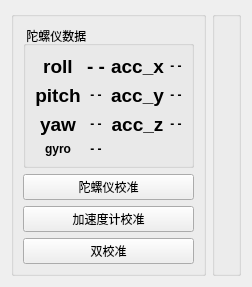
       <widget class="QWidget" name="tab_5">
        <attribute name="title">
         <string> 陀螺仪</string>
        </attribute>
        <layout class="QHBoxLayout" name="horizontalLayout_11" stretch="0,0">
         <item>
          <widget class="QGroupBox" name="groupBox_15">
           <property name="title">
            <string/>
           </property>
           <layout class="QVBoxLayout" name="verticalLayout_5">
            <item>
             <widget class="QGroupBox" name="groupBox_9">
              <property name="title">
               <string> 陀螺仪数据</string>
              </property>
              <layout class="QGridLayout" name="gridLayout_14">
               <item row="0" column="4">
                <widget class="QLabel" name="label_22">
                 <property name="styleSheet">
                  <string notr="true"/>
                 </property>
                 <property name="text">
                  <string>&lt;html&gt;&lt;head/&gt;&lt;body&gt;&lt;p align=&quot;center&quot;&gt;&lt;span style=&quot; font-weight:600;&quot;&gt;- -&lt;/span&gt;&lt;/p&gt;&lt;/body&gt;&lt;/html&gt;</string>
                 </property>
                 <property name="alignment">
                  <set>Qt::AlignCenter</set>
                 </property>
                </widget>
               </item>
               <item row="2" column="3">
                <widget class="QLabel" name="label_43">
                 <property name="text">
                  <string>&lt;html&gt;&lt;head/&gt;&lt;body&gt;&lt;p align=&quot;center&quot;&gt;&lt;span style=&quot; font-size:14pt; font-weight:600;&quot;&gt;acc_z&lt;/span&gt;&lt;/p&gt;&lt;/body&gt;&lt;/html&gt;</string>
                 </property>
                </widget>
               </item>
               <item row="1" column="4">
                <widget class="QLabel" name="label_23">
                 <property name="styleSheet">
                  <string notr="true"/>
                 </property>
                 <property name="text">
                  <string>&lt;html&gt;&lt;head/&gt;&lt;body&gt;&lt;p align=&quot;center&quot;&gt;&lt;span style=&quot; font-weight:600;&quot;&gt;- -&lt;/span&gt;&lt;/p&gt;&lt;/body&gt;&lt;/html&gt;</string>
                 </property>
                 <property name="alignment">
                  <set>Qt::AlignCenter</set>
                 </property>
                </widget>
               </item>
               <item row="3" column="1">
                <widget class="QLabel" name="label_29">
                 <property name="styleSheet">
                  <string notr="true"/>
                 </property>
                 <property name="text">
                  <string>&lt;html&gt;&lt;head/&gt;&lt;body&gt;&lt;p align=&quot;center&quot;&gt;&lt;span style=&quot; font-weight:600;&quot;&gt;gyro&lt;/span&gt;&lt;/p&gt;&lt;/body&gt;&lt;/html&gt;</string>
                 </property>
                </widget>
               </item>
               <item row="0" column="1">
                <widget class="QLabel" name="label_12">
                 <property name="styleSheet">
                  <string notr="true"/>
                 </property>
                 <property name="text">
                  <string>&lt;html&gt;&lt;head/&gt;&lt;body&gt;&lt;p align=&quot;center&quot;&gt;&lt;span style=&quot; font-size:14pt; font-weight:600;&quot;&gt;roll&lt;/span&gt;&lt;/p&gt;&lt;/body&gt;&lt;/html&gt;</string>
                 </property>
                </widget>
               </item>
               <item row="1" column="1">
                <widget class="QLabel" name="label_17">
                 <property name="text">
                  <string>&lt;html&gt;&lt;head/&gt;&lt;body&gt;&lt;p align=&quot;center&quot;&gt;&lt;span style=&quot; font-size:14pt; font-weight:600;&quot;&gt;pitch&lt;/span&gt;&lt;/p&gt;&lt;/body&gt;&lt;/html&gt;</string>
                 </property>
                </widget>
               </item>
               <item row="1" column="3">
                <widget class="QLabel" name="label_42">
                 <property name="text">
                  <string>&lt;html&gt;&lt;head/&gt;&lt;body&gt;&lt;p align=&quot;center&quot;&gt;&lt;span style=&quot; font-size:14pt; font-weight:600;&quot;&gt;acc_y&lt;/span&gt;&lt;/p&gt;&lt;/body&gt;&lt;/html&gt;</string>
                 </property>
                </widget>
               </item>
               <item row="0" column="3">
                <widget class="QLabel" name="label_26">
                 <property name="text">
                  <string>&lt;html&gt;&lt;head/&gt;&lt;body&gt;&lt;p align=&quot;center&quot;&gt;&lt;span style=&quot; font-size:14pt; font-weight:600;&quot;&gt;acc_x&lt;/span&gt;&lt;/p&gt;&lt;/body&gt;&lt;/html&gt;</string>
                 </property>
                </widget>
               </item>
               <item row="3" column="2">
                <widget class="QLabel" name="label_30">
                 <property name="styleSheet">
                  <string notr="true"/>
                 </property>
                 <property name="text">
                  <string>&lt;html&gt;&lt;head/&gt;&lt;body&gt;&lt;p align=&quot;center&quot;&gt;&lt;span style=&quot; font-weight:600;&quot;&gt;- -&lt;/span&gt;&lt;/p&gt;&lt;/body&gt;&lt;/html&gt;</string>
                 </property>
                 <property name="alignment">
                  <set>Qt::AlignCenter</set>
                 </property>
                </widget>
               </item>
               <item row="2" column="2">
                <widget class="QLabel" name="label_21">
                 <property name="styleSheet">
                  <string notr="true"/>
                 </property>
                 <property name="text">
                  <string>&lt;html&gt;&lt;head/&gt;&lt;body&gt;&lt;p align=&quot;center&quot;&gt;&lt;span style=&quot; font-weight:600;&quot;&gt;- -&lt;/span&gt;&lt;/p&gt;&lt;/body&gt;&lt;/html&gt;</string>
                 </property>
                 <property name="alignment">
                  <set>Qt::AlignCenter</set>
                 </property>
                </widget>
               </item>
               <item row="2" column="4">
                <widget class="QLabel" name="label_24">
                 <property name="styleSheet">
                  <string notr="true"/>
                 </property>
                 <property name="text">
                  <string>&lt;html&gt;&lt;head/&gt;&lt;body&gt;&lt;p align=&quot;center&quot;&gt;&lt;span style=&quot; font-weight:600;&quot;&gt;- -&lt;/span&gt;&lt;/p&gt;&lt;/body&gt;&lt;/html&gt;</string>
                 </property>
                 <property name="alignment">
                  <set>Qt::AlignCenter</set>
                 </property>
                </widget>
               </item>
               <item row="0" column="2">
                <widget class="QLabel" name="label_19">
                 <property name="styleSheet">
                  <string notr="true"/>
                 </property>
                 <property name="text">
                  <string>&lt;html&gt;&lt;head/&gt;&lt;body&gt;&lt;p align=&quot;center&quot;&gt;&lt;span style=&quot; font-size:14pt; font-weight:600;&quot;&gt;- -&lt;/span&gt;&lt;/p&gt;&lt;/body&gt;&lt;/html&gt;</string>
                 </property>
                 <property name="alignment">
                  <set>Qt::AlignCenter</set>
                 </property>
                </widget>
               </item>
               <item row="1" column="2">
                <widget class="QLabel" name="label_20">
                 <property name="styleSheet">
                  <string notr="true"/>
                 </property>
                 <property name="text">
                  <string>&lt;html&gt;&lt;head/&gt;&lt;body&gt;&lt;p align=&quot;center&quot;&gt;&lt;span style=&quot; font-weight:600;&quot;&gt;- -&lt;/span&gt;&lt;/p&gt;&lt;/body&gt;&lt;/html&gt;</string>
                 </property>
                 <property name="alignment">
                  <set>Qt::AlignCenter</set>
                 </property>
                </widget>
               </item>
               <item row="2" column="1">
                <widget class="QLabel" name="label_18">
                 <property name="styleSheet">
                  <string notr="true"/>
                 </property>
                 <property name="text">
                  <string>&lt;html&gt;&lt;head/&gt;&lt;body&gt;&lt;p align=&quot;center&quot;&gt;&lt;span style=&quot; font-size:14pt; font-weight:600;&quot;&gt;yaw&lt;/span&gt;&lt;/p&gt;&lt;/body&gt;&lt;/html&gt;</string>
                 </property>
                </widget>
               </item>
              </layout>
             </widget>
            </item>
            <item>
             <widget class="QPushButton" name="pushButton_1">
              <property name="styleSheet">
               <string notr="true">font: 12pt &quot;楷体&quot;;</string>
              </property>
              <property name="text">
               <string>陀螺仪校准</string>
              </property>
             </widget>
            </item>
            <item>
             <widget class="QPushButton" name="pushButton_2">
              <property name="styleSheet">
               <string notr="true">font: 12pt &quot;楷体&quot;;</string>
              </property>
              <property name="text">
               <string>加速度计校准</string>
              </property>
             </widget>
            </item>
            <item>
             <widget class="QPushButton" name="pushButton_3">
              <property name="styleSheet">
               <string notr="true">font: 12pt &quot;楷体&quot;;</string>
              </property>
              <property name="text">
               <string>双校准</string>
              </property>
             </widget>
            </item>
           </layout>
          </widget>
         </item>
         <item>
          <widget class="QGroupBox" name="groupBox_16">
           <property name="title">
            <string/>
           </property>
          </widget>
         </item>
        </layout>
       </widget>
